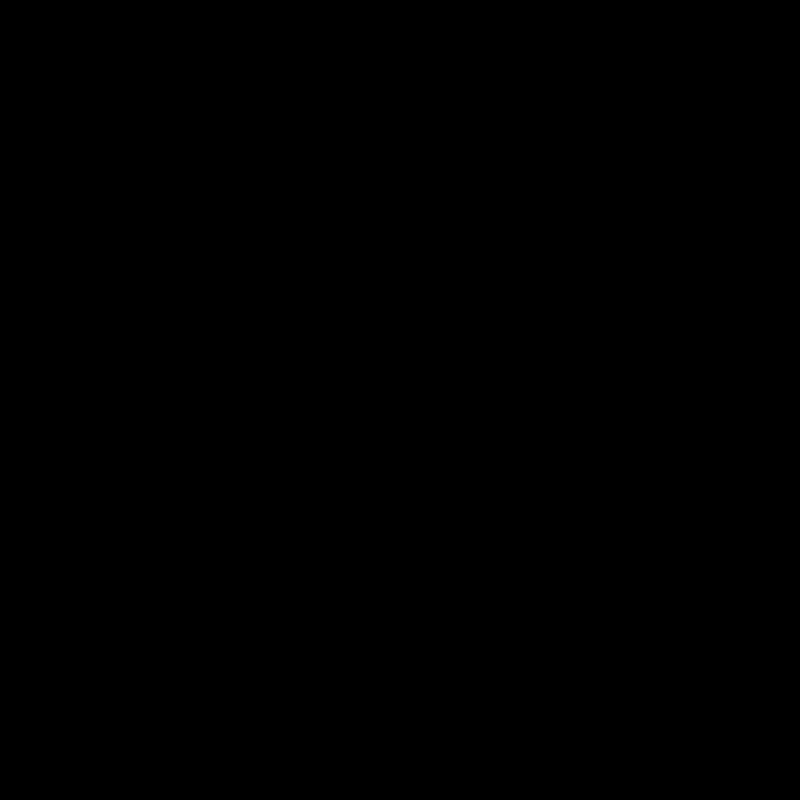
Frame 1 (no input)
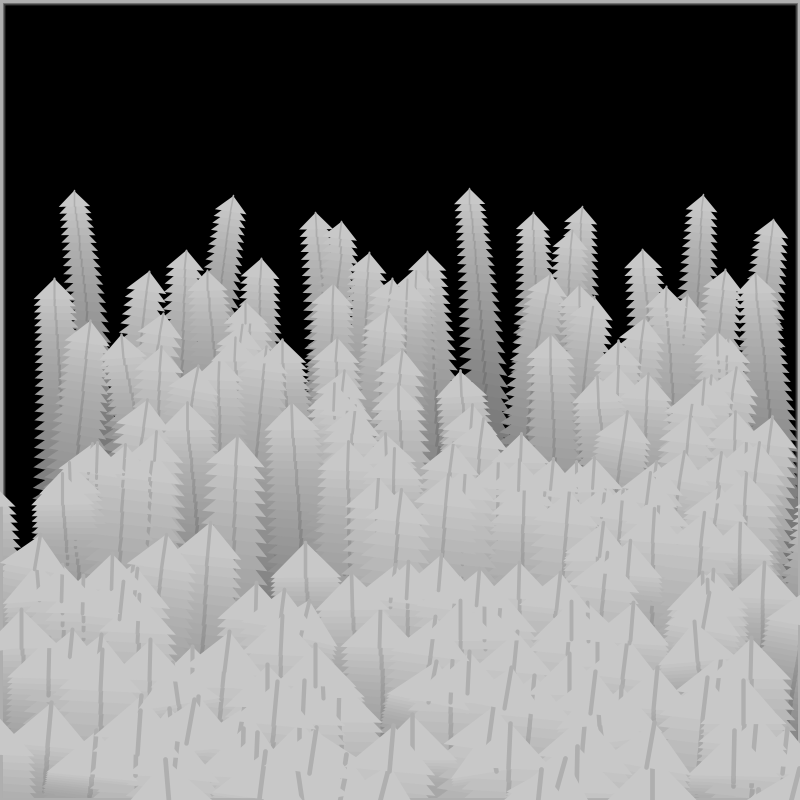
Frame 60 (the mouse pressed at the canvas centre just before this capture)
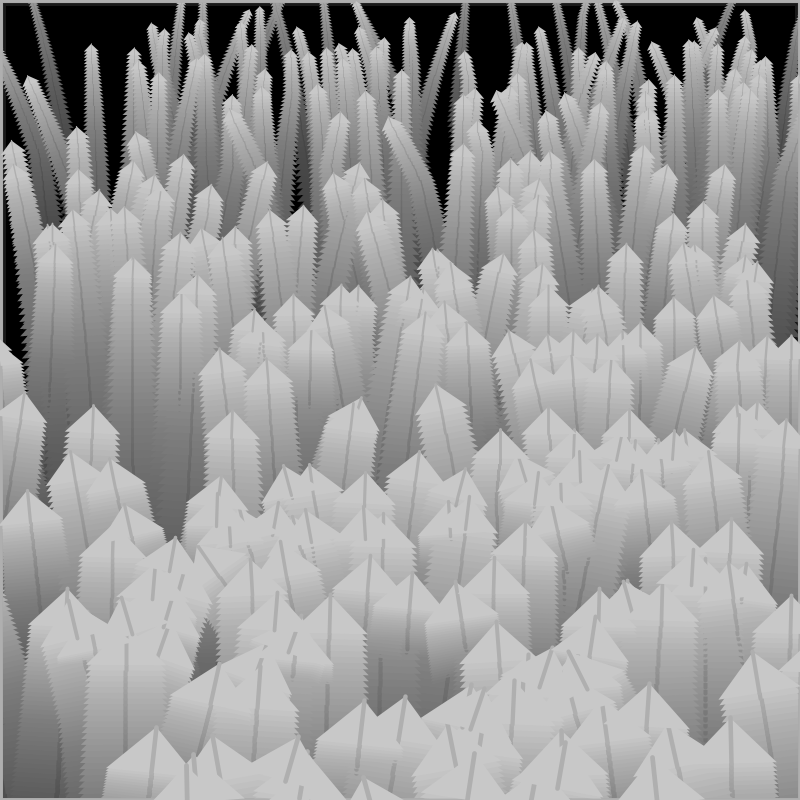
Frame 120 (the mouse held since frame 60 and released just before this capture)

The Processing sketch that drew these frames (run headless with seeded random() and noise(); from frame 60 on, the mouse is pressed at the canvas centre):

// Processing sketch: paper_plane
// ── paper_plane.pde
//look at physics of paper
Paper[] planes = new Paper[350];

void setup() {
  //size of sketch, initial bgcolor
  size(800, 800);
  background(0);

  for (int i = 0; i < planes.length; i++) {
    planes[i] = new Paper();
  }
}

void draw() {
  // background(0);

  fill(0, 5);
  rect(0, 0, width, height);

  for (int i = 0; i < planes.length; i++) {
    planes[i].update();  //math
    planes[i].display();  //visual
  }
}

// ── Paper.pde
class Paper {

  float x, y, fx, fy, angle, fangle, deltaX, deltaY, speed, ranSpeed;

  int counter;

  int wavecount, waveMax;

  float xcheck1, ycheck1, xcheck2, ycheck2, scaled, linew;

  float yStart;

  Paper() {

    yStart = random(height);

    ranSpeed = random(2, 15);
    speed = ranSpeed;
    x = random(width);
    y = height+yStart;

    fx = x;
    fy = y+height;

    waveMax = 25;
    wavecount = 0;
  }

  void update() {
    if (wavecount < waveMax) {
      wavecount++;
    } else {
      x+=random(-250, 250);
      waveMax = int(random(15, 100));
      wavecount = 0;
    }

    y-=speed;



    if (fy <= (0-75)) {
      y = height;
      fy = height + yStart;
      x = random(-width, width*2);
      fx = x;
      ranSpeed = random(2, 15);
    }

    fy += (y - fy) * .1;
    fx += (x - fx) * .005;

    if (counter==0) {
      counter++;
      xcheck1 = fx;
      ycheck1 = fy;
    } else {
      xcheck2 = fx;
      ycheck2 = fy;
      deltaY = (ycheck2 - ycheck1);
      deltaX = (xcheck2 - xcheck1);
      counter = 0;
    }





    angle = atan2(deltaY, deltaX) * 180 / PI;

    fangle += (angle - fangle) * .05;





    scaled = map(fy, height, 0, 50, 5);

    linew = map(fy, height, 0, 5, .5);

    speed = map(fy, height, -75, ranSpeed, 1);
  }

  void display() {

    pushMatrix();
    translate(fx, fy);
    rotate(radians(-270+fangle));
    noStroke();
    fill(200);
    triangle(0, 0, scaled, scaled, -scaled, scaled);
    strokeWeight(linew);
    stroke(175);
    line(0, 0, 0, scaled);

    popMatrix();
  }
}
